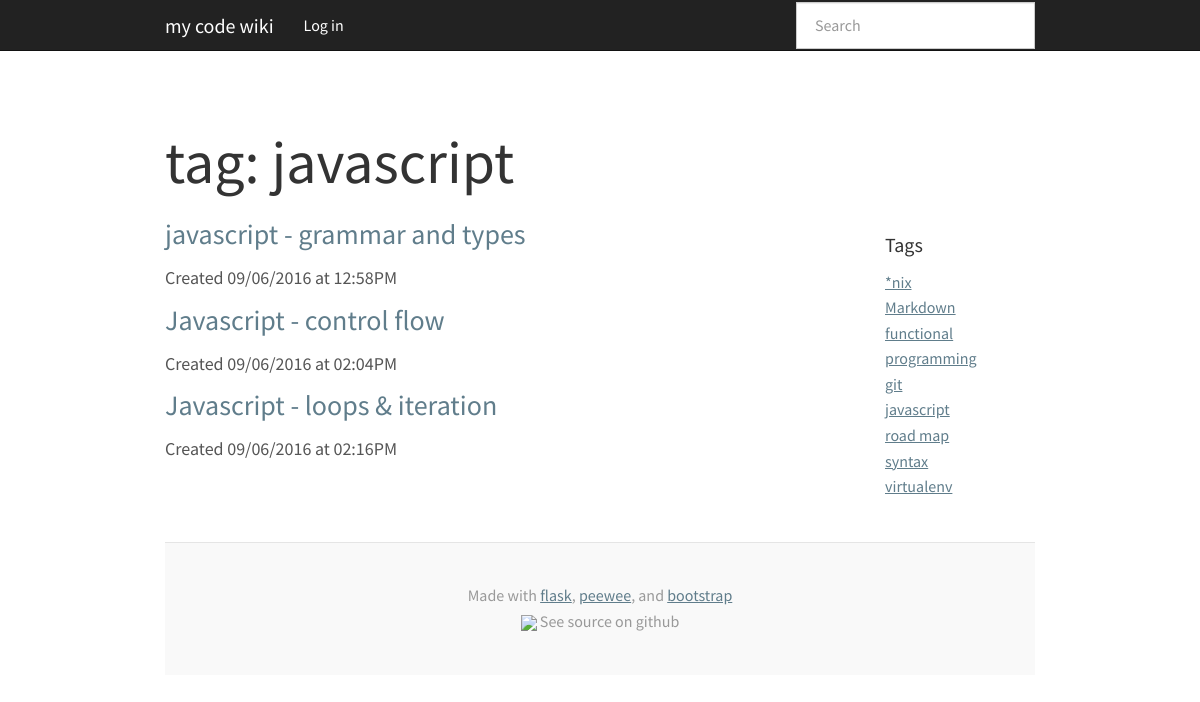
The page /tag/javascript/ on the database its author committed.
### app.py (models this page shows, shortened)
class Tag(flask_db.Model):
    label = CharField(unique=True)

class Entry(flask_db.Model):
    title = CharField()
    slug = CharField()
    content = TextField()
    published = BooleanField(index=True)
    timestamp = DateTimeField(default=datetime.datetime.now, index=True)

### app.py (the view)
@app.route('/tag/<label>/')
def tag(label):
    query = Entry.select()\
        .join(BlogEntryTags)\
        .join(Tag)\
        .where(Tag.label == label)
    return object_list('tag.html', query, label=label)

### app.py (called while the page is built)
@app.context_processor
def inject_tags():
    return dict(tags=sorted(Tag.select(), key=lambda tag : tag.label))

### templates/tag.html (shortened to what this page needs)
{% extends "base.html" %}
{% block content_title %}tag: {{ label }}{% endblock %}
{% block content %}
    {% for entry in object_list %}
    <h3>
      <a href="{% if entry.published %}{{ url_for('detail', slug=entry.slug) }}{% else %}{{ url_for('edit', slug=entry.slug) }}{% endif %}">
        {{ entry.title }}
      </a>
    </h3>
    <p>Created {{ entry.timestamp.strftime('%m/%d/%Y at %I:%M%p') }}</p>
  {% else %}
    <p>No entries have been created yet.</p>
  {% endfor %}
{% endblock %}

### templates/base.html (shortened to what this page needs)
<!doctype html>
<html>
  <head>
    <link rel=stylesheet type=text/css href="{{ url_for('static', filename='css/hilite.css') }}" />
    <link rel=stylesheet type=text/css href="{{ url_for('static', filename='css/blog.min.css') }}" />
    <link rel=stylesheet type=text/css href="{{ url_for('static', filename='css/bootstrap_blog.css') }}" />
    <link rel="stylesheet" type=text/css href="{{ url_for('static', filename='css/solarized-dark.css') }}">
  </head>
  <body>
    <div class="navbar navbar-default navbar-static-top" role="navigation">
      <div class="container">
        <div class="navbar-header">
          <a class="navbar-brand" href="{{ url_for('index') }}">my code wiki</a>
        </div>
        <div class="navbar-collapse collapse">
          <ul class="nav navbar-nav">
            {% if session.logged_in %}
              <li><a href="{{ url_for('drafts') }}">Drafts</a></li>
              <li><a href="{{ url_for('create') }}">Create Entry</a></li>
              <li><a href="{{ url_for('logout') }}">Log out</a></li>
            {% else %}
              <li><a href="{{ url_for('login') }}">Log in</a></li>
            {% endif %}
          </ul>
          {% block search_bar %}
            <form action="{{ url_for('index') }}" class="navbar-form navbar-right" id="search-form" method="get" role="search">
              <div class="form-group">
                <input class="form-control" name="q" placeholder="Search" type="text" value="{% if search %}{{ search }}{% endif %}">
              </div>
            </form>
          {% endblock %}
        </div>
      </div>
    </div>
    <div class="container">
      <div class="blog-header">
      {% block page_header %}
            <h1 class="blog-title">
              {% block content_title %}{% endblock %}
            </h1>
      {% endblock %}
      </div>
      <div class="row">
        <div class="col-sm-9 blog-main">
          {% block content %}{% endblock %}
        </div>
      <div class="col-sm-2 col-sm-offset-1 blog-sidebar">
        <div class="sidebar-module">
            <h4>Tags</h4>
              {% if tags %}
              <ol class="list-unstyled">
                {% for tag in tags %}
                <li><a href="{{ url_for('tag', label=tag.label) }}">{{ tag.label }}</a></li>
                {% endfor %}
              </ol>
              {% else %}
              <p>No tags found.</p>
              {% endif %}
        </div>
      </div>
      </div>
      <footer class="blog-footer">
        <p>Made with <a href="http://flask.pocoo.org/">flask</a>, <a href="http://docs.peewee-orm.com/en/latest/">peewee</a>, and <a href="http://getbootstrap.com/">bootstrap</a><br/>
        <img class="icon" src="{{ url_for('static', filename='images/github-icon.png') }}"/> See source on github
        </p>
      </footer>
    </div>
  </body>
</html>

### rows shown on the page
Tag: label "javascript"
Entry: title "javascript - grammar and types", timestamp "09/06/2016 at 12:58PM"
Entry: title "Javascript - control flow", timestamp "09/06/2016 at 02:04PM"
Entry: title "Javascript - loops & iteration", timestamp "09/06/2016 at 02:16PM"
Tag: label "*nix"
Tag: label "Markdown"
Tag: label "functional programming"
Tag: label "git"
Tag: label "road map"
Tag: label "syntax"
Tag: label "virtualenv"
